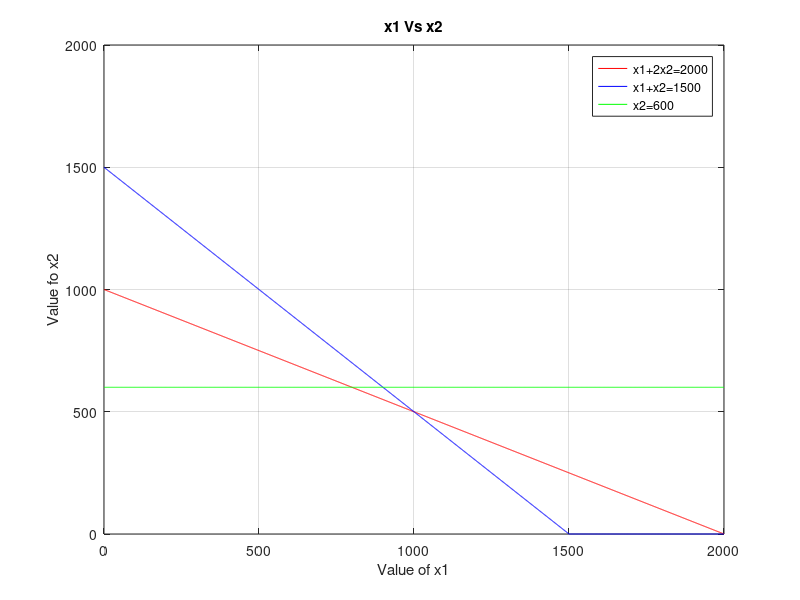

This figure's MATLAB source: (Note: this script raises an error after producing the figure.)
%Graphical method: code for LPP

format short 
clear all 
clc

%% Phase 1: Input Parameter
C=[3 5];            %cost of objective function
A=[1 2; 1 1; 0 1];  % constraint coefficieints 
b=[2000;1500;600];  % RHS of constraints

%% Phase 2: Plotting the graph
y1=0:1:max(b);
x21=(b(1)-A(1,1).*y1)./A(1,2);
x22=(b(2)-A(2,1).*y1)./A(2,2);
x23=(b(3)-A(3,1).*y1)./A(3,2);

x21=max(0,x21);
x22=max(0,x22);
x23=max(0,x23);

plot(y1,x21,'r',y1,x22,'b',y1,x23,'g') % x-axis, y-axis
xlabel('Value of x1')
ylabel('Value fo x2')
title('x1 Vs x2')
legend('x1+2x2=2000','x1+x2=1500','x2=600')
grid on


%% Phase 3:Find Corner points
cx1  = find(y1==0); %points with x1 axis

c1   = find(x21==0); %points with x2 axis
Line1= [y1(:,[c1 cx1]); x21(:,[c1 cx1])]';

c2   = find(x22==0); 
Line2= [y1(:,[c2 cx1]); x22(:,[c2 cx1])]';

c3   = find(x23==0); 
Line3= [y1(:,[c3 cx1]); x23(:,[c3 cx1])]';

corpt = unique([Line1; Line2;Line3],'rows');


%% Phase 4: Find out point of intersection
HG=[0;0];
for i=1:size(A,1)
    hg1=A(i,:);
    b1=b(i,:);

    for j=i+1:size(A,1)
        hg2=A(j,:);
        b2=b(j,:);

        Aa = [hg1; hg2];
        Bb = [b1;b2];
        Xx = Aa\Bb;

        HG=[HG Xx];
    end
end

pt = HG';


%% Phase5: Write all corner points
allpts = [pt;corpt];
points = unique(allpts,'rows');



%% Phase6: Find the feasible region 
PT=constraint(points);
PT=unique(PT,'rows');

%% Phase7: Compute Objective function
for i=1:size(PT,1)
    Fx(i,:)=sum(PT(i,:).*C);
end
  
Vert_Fns = [PT Fx];

%% Phase8:Find the optimal Solution 
[fxval, indfx] = max(Fx)
optval = Vert_Fns(indfx,:);
OPTIMAL_BFS=array2table(optval)
